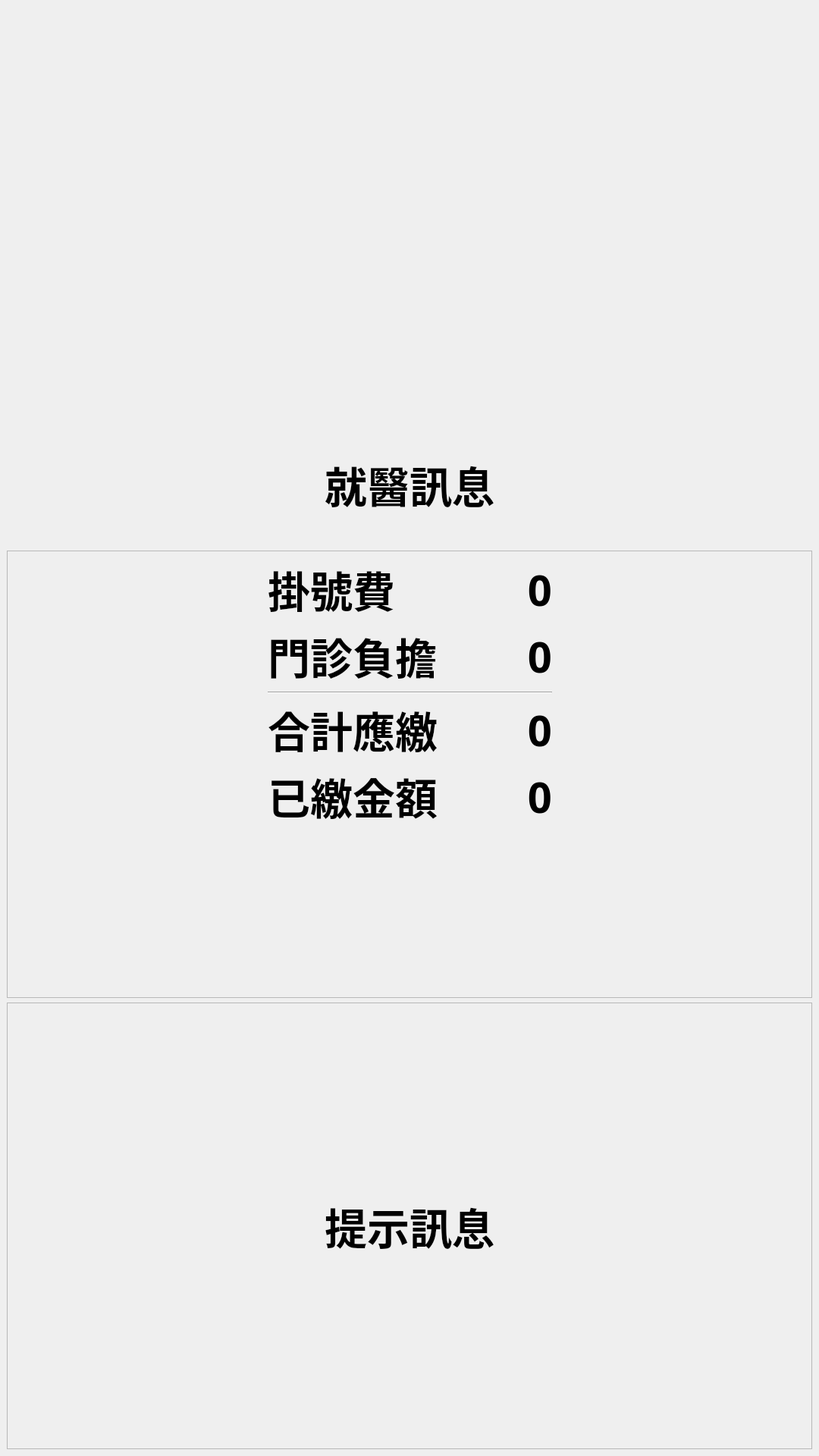
<?xml version="1.0" encoding="UTF-8"?>
<ui version="4.0">
 <class>WindowPayment</class>
 <widget class="QMainWindow" name="WindowPayment">
  <property name="geometry">
   <rect>
    <x>0</x>
    <y>0</y>
    <width>1080</width>
    <height>1920</height>
   </rect>
  </property>
  <property name="windowTitle">
   <string>主畫面</string>
  </property>
  <widget class="QWidget" name="centralwidget">
   <layout class="QGridLayout" name="gridLayout">
    <item row="1" column="0">
     <widget class="QLabel" name="label_message">
      <property name="font">
       <font>
        <family>微軟正黑體</family>
        <pointsize>42</pointsize>
        <weight>75</weight>
        <bold>true</bold>
       </font>
      </property>
      <property name="text">
       <string>就醫訊息</string>
      </property>
      <property name="alignment">
       <set>Qt::AlignCenter</set>
      </property>
     </widget>
    </item>
    <item row="0" column="0">
     <spacer name="verticalSpacer">
      <property name="orientation">
       <enum>Qt::Vertical</enum>
      </property>
      <property name="sizeHint" stdset="0">
       <size>
        <width>20</width>
        <height>40</height>
       </size>
      </property>
     </spacer>
    </item>
    <item row="4" column="0">
     <widget class="QFrame" name="frame">
      <property name="minimumSize">
       <size>
        <width>0</width>
        <height>500</height>
       </size>
      </property>
      <property name="maximumSize">
       <size>
        <width>16777215</width>
        <height>16777215</height>
       </size>
      </property>
      <property name="frameShape">
       <enum>QFrame::StyledPanel</enum>
      </property>
      <property name="frameShadow">
       <enum>QFrame::Raised</enum>
      </property>
      <layout class="QVBoxLayout" name="verticalLayout">
       <item>
        <spacer name="verticalSpacer_8">
         <property name="orientation">
          <enum>Qt::Vertical</enum>
         </property>
         <property name="sizeHint" stdset="0">
          <size>
           <width>20</width>
           <height>40</height>
          </size>
         </property>
        </spacer>
       </item>
       <item>
        <widget class="QLabel" name="label_hint">
         <property name="font">
          <font>
           <family>微軟正黑體</family>
           <pointsize>42</pointsize>
           <weight>75</weight>
           <bold>true</bold>
          </font>
         </property>
         <property name="text">
          <string>提示訊息</string>
         </property>
         <property name="alignment">
          <set>Qt::AlignCenter</set>
         </property>
        </widget>
       </item>
       <item>
        <spacer name="verticalSpacer_5">
         <property name="orientation">
          <enum>Qt::Vertical</enum>
         </property>
         <property name="sizeHint" stdset="0">
          <size>
           <width>20</width>
           <height>40</height>
          </size>
         </property>
        </spacer>
       </item>
      </layout>
     </widget>
    </item>
    <item row="3" column="0">
     <widget class="QFrame" name="frame_3">
      <property name="minimumSize">
       <size>
        <width>0</width>
        <height>300</height>
       </size>
      </property>
      <property name="frameShape">
       <enum>QFrame::StyledPanel</enum>
      </property>
      <property name="frameShadow">
       <enum>QFrame::Raised</enum>
      </property>
      <layout class="QGridLayout" name="gridLayout_2">
       <item row="2" column="1" colspan="2">
        <widget class="Line" name="line">
         <property name="orientation">
          <enum>Qt::Horizontal</enum>
         </property>
        </widget>
       </item>
       <item row="0" column="2">
        <widget class="QLabel" name="label_regist_fee">
         <property name="font">
          <font>
           <family>微軟正黑體</family>
           <pointsize>42</pointsize>
           <weight>75</weight>
           <bold>true</bold>
          </font>
         </property>
         <property name="text">
          <string>0</string>
         </property>
         <property name="alignment">
          <set>Qt::AlignRight|Qt::AlignTrailing|Qt::AlignVCenter</set>
         </property>
        </widget>
       </item>
       <item row="3" column="1">
        <widget class="QLabel" name="label_3">
         <property name="font">
          <font>
           <family>微軟正黑體</family>
           <pointsize>42</pointsize>
           <weight>75</weight>
           <bold>true</bold>
          </font>
         </property>
         <property name="text">
          <string>合計應繳　　</string>
         </property>
         <property name="alignment">
          <set>Qt::AlignLeading|Qt::AlignLeft|Qt::AlignVCenter</set>
         </property>
        </widget>
       </item>
       <item row="1" column="0">
        <spacer name="horizontalSpacer_6">
         <property name="orientation">
          <enum>Qt::Horizontal</enum>
         </property>
         <property name="sizeHint" stdset="0">
          <size>
           <width>40</width>
           <height>20</height>
          </size>
         </property>
        </spacer>
       </item>
       <item row="0" column="1">
        <widget class="QLabel" name="label_1">
         <property name="font">
          <font>
           <family>微軟正黑體</family>
           <pointsize>42</pointsize>
           <weight>75</weight>
           <bold>true</bold>
          </font>
         </property>
         <property name="text">
          <string>掛號費　　</string>
         </property>
         <property name="alignment">
          <set>Qt::AlignLeading|Qt::AlignLeft|Qt::AlignVCenter</set>
         </property>
        </widget>
       </item>
       <item row="1" column="3">
        <spacer name="horizontalSpacer_3">
         <property name="orientation">
          <enum>Qt::Horizontal</enum>
         </property>
         <property name="sizeHint" stdset="0">
          <size>
           <width>40</width>
           <height>20</height>
          </size>
         </property>
        </spacer>
       </item>
       <item row="3" column="0">
        <spacer name="horizontalSpacer_7">
         <property name="orientation">
          <enum>Qt::Horizontal</enum>
         </property>
         <property name="sizeHint" stdset="0">
          <size>
           <width>40</width>
           <height>20</height>
          </size>
         </property>
        </spacer>
       </item>
       <item row="5" column="2">
        <widget class="QLabel" name="label_received_fee">
         <property name="font">
          <font>
           <family>微軟正黑體</family>
           <pointsize>42</pointsize>
           <weight>75</weight>
           <bold>true</bold>
          </font>
         </property>
         <property name="text">
          <string>0</string>
         </property>
         <property name="alignment">
          <set>Qt::AlignRight|Qt::AlignTrailing|Qt::AlignVCenter</set>
         </property>
        </widget>
       </item>
       <item row="3" column="3">
        <spacer name="horizontalSpacer_4">
         <property name="orientation">
          <enum>Qt::Horizontal</enum>
         </property>
         <property name="sizeHint" stdset="0">
          <size>
           <width>40</width>
           <height>20</height>
          </size>
         </property>
        </spacer>
       </item>
       <item row="0" column="0">
        <spacer name="horizontalSpacer">
         <property name="orientation">
          <enum>Qt::Horizontal</enum>
         </property>
         <property name="sizeHint" stdset="0">
          <size>
           <width>40</width>
           <height>20</height>
          </size>
         </property>
        </spacer>
       </item>
       <item row="5" column="1">
        <widget class="QLabel" name="label_4">
         <property name="font">
          <font>
           <family>微軟正黑體</family>
           <pointsize>42</pointsize>
           <weight>75</weight>
           <bold>true</bold>
          </font>
         </property>
         <property name="text">
          <string>已繳金額　　</string>
         </property>
         <property name="alignment">
          <set>Qt::AlignLeading|Qt::AlignLeft|Qt::AlignVCenter</set>
         </property>
        </widget>
       </item>
       <item row="0" column="3">
        <spacer name="horizontalSpacer_2">
         <property name="orientation">
          <enum>Qt::Horizontal</enum>
         </property>
         <property name="sizeHint" stdset="0">
          <size>
           <width>40</width>
           <height>20</height>
          </size>
         </property>
        </spacer>
       </item>
       <item row="1" column="1">
        <widget class="QLabel" name="label_2">
         <property name="font">
          <font>
           <family>微軟正黑體</family>
           <pointsize>42</pointsize>
           <weight>75</weight>
           <bold>true</bold>
          </font>
         </property>
         <property name="text">
          <string>門診負擔　　</string>
         </property>
         <property name="alignment">
          <set>Qt::AlignLeading|Qt::AlignLeft|Qt::AlignVCenter</set>
         </property>
        </widget>
       </item>
       <item row="1" column="2">
        <widget class="QLabel" name="label_share_fee">
         <property name="font">
          <font>
           <family>微軟正黑體</family>
           <pointsize>42</pointsize>
           <weight>75</weight>
           <bold>true</bold>
          </font>
         </property>
         <property name="text">
          <string>0</string>
         </property>
         <property name="alignment">
          <set>Qt::AlignRight|Qt::AlignTrailing|Qt::AlignVCenter</set>
         </property>
        </widget>
       </item>
       <item row="5" column="0">
        <spacer name="horizontalSpacer_8">
         <property name="orientation">
          <enum>Qt::Horizontal</enum>
         </property>
         <property name="sizeHint" stdset="0">
          <size>
           <width>40</width>
           <height>20</height>
          </size>
         </property>
        </spacer>
       </item>
       <item row="3" column="2">
        <widget class="QLabel" name="label_total_fee">
         <property name="font">
          <font>
           <family>微軟正黑體</family>
           <pointsize>42</pointsize>
           <weight>75</weight>
           <bold>true</bold>
          </font>
         </property>
         <property name="text">
          <string>0</string>
         </property>
         <property name="alignment">
          <set>Qt::AlignRight|Qt::AlignTrailing|Qt::AlignVCenter</set>
         </property>
        </widget>
       </item>
       <item row="6" column="1">
        <spacer name="verticalSpacer_3">
         <property name="orientation">
          <enum>Qt::Vertical</enum>
         </property>
         <property name="sizeHint" stdset="0">
          <size>
           <width>20</width>
           <height>40</height>
          </size>
         </property>
        </spacer>
       </item>
       <item row="5" column="3">
        <spacer name="horizontalSpacer_5">
         <property name="orientation">
          <enum>Qt::Horizontal</enum>
         </property>
         <property name="sizeHint" stdset="0">
          <size>
           <width>40</width>
           <height>20</height>
          </size>
         </property>
        </spacer>
       </item>
      </layout>
     </widget>
    </item>
    <item row="2" column="0">
     <spacer name="verticalSpacer_2">
      <property name="orientation">
       <enum>Qt::Vertical</enum>
      </property>
      <property name="sizeType">
       <enum>QSizePolicy::Fixed</enum>
      </property>
      <property name="sizeHint" stdset="0">
       <size>
        <width>20</width>
        <height>40</height>
       </size>
      </property>
     </spacer>
    </item>
   </layout>
  </widget>
 </widget>
 <resources/>
 <connections/>
</ui>
